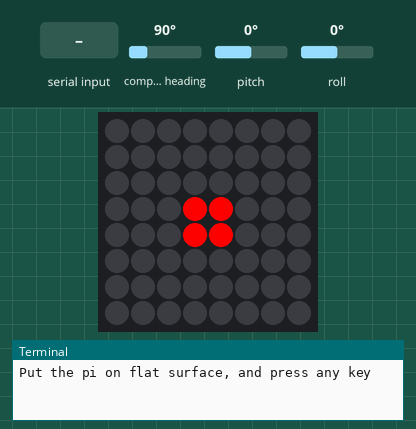
Recording of a program running on a simulated Raspberry Pi (BCM pin numbers) with a Sense HAT. Parts: the Sense HAT's 8×8 RGB LED matrix, the last lines printed to the terminal. The inputs (shaded band) are chosen by the test bench; at power-on: pitch 0°, roll 0°, compass heading 90°. The Sense HAT reports a negative pitch or roll as 360° plus the angle.

Above: at 1.2 s.
1.3 s: "5" typed at the terminal, then Enter
At 2.7 s:
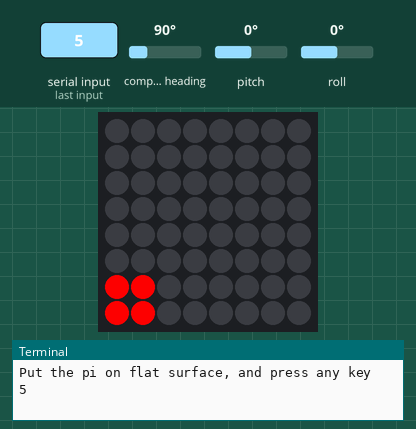
3.0 s: pitch set to -2°
At 4.2 s:
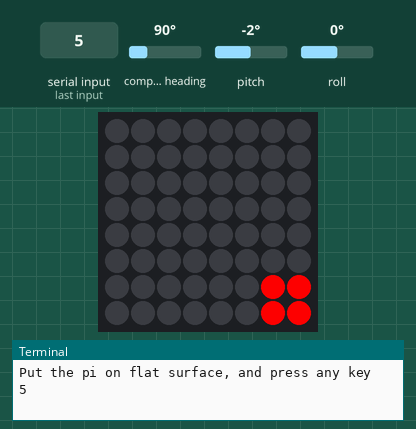
5.1 s: roll set to -2°
At 6.4 s:
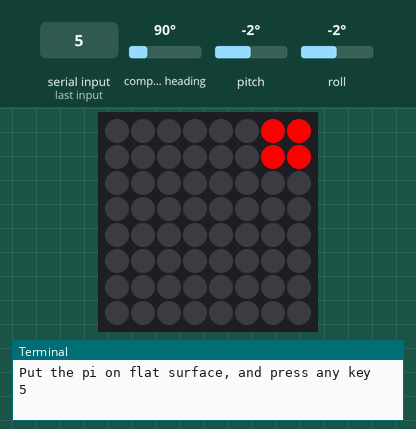
7.0 s: pitch set to 0°
At 8.2 s:
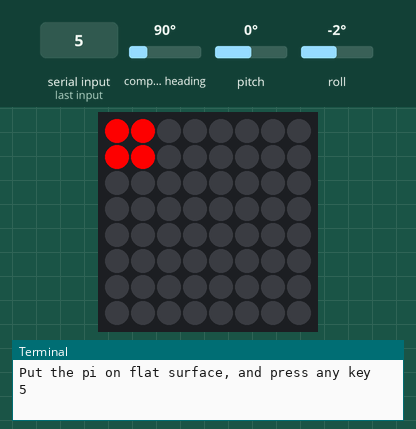
8.9 s: roll set to 0°
At 8.97 s:
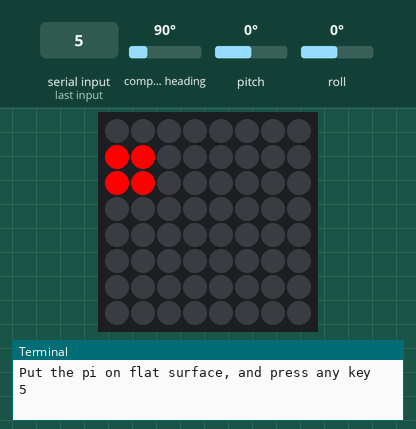
10.8 s: pitch set to -86°
At 11.01 s:
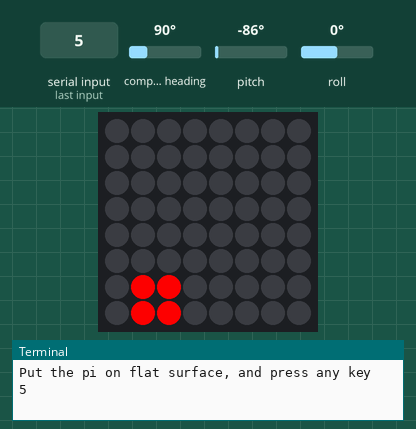
Timing chart, 0 to 13.8 s (numbered marks = the images above; inputs shaded):
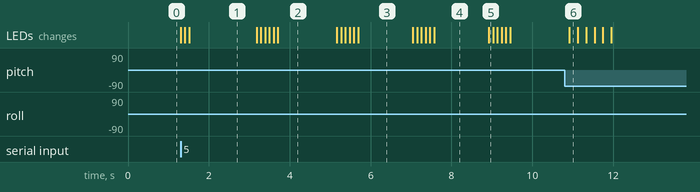

The program:

sh_acc_disp.py
```python
from sense_hat import SenseHat as shat
import time

sh = shat()

sh.set_rotation(0)
sh.clear()

sh.set_imu_config(True, True, True)

pixels = [ [0, 0, 0] for i in range(64)]

#sh.set_pixel()

ball = [ [0,0], [1,0], [0,1], [1,1] ]

imuStartVal = sh.get_orientation_degrees()

ballX = 3.0
ballY = 3.0

def init_imu():
	input("Put the pi on flat surface, and press any key")

def show_ball(x, y, ball):
	for i in range(len(ball)):
		sh.set_pixel(ball[i][0] + int(x), ball[i][1] + int(y), 255, 0, 0)

def convert_imu_vals(o):
	p = (o['pitch'] / 360) * 2 - 1
	if p > -0.5 and p < 0.5:
		p = 0.0

	r = -((o['roll'] / 360) * 2 - 1)
	if r > -0.5 and r < 0.5:
		r = 0.0

	y = (o['yaw'] / 360) * 2 - 1
	return {'pitch' : p, 'roll' : r, 'yaw' : y}

def doPhysics(x, y, o):
	x += o['pitch']
	if x < 0:
		x = 0
	elif x > 6:
		x = 6

	y += o['roll']
	if y < 0:
		y = 0
	elif y > 6:
		y = 6

	return x, y

show_ball(3,3,ball)

init_imu()

while(True):
	ori = convert_imu_vals(sh.get_orientation_degrees())

	ballX,ballY = doPhysics(ballX, ballY, ori)
	sh.clear()
	show_ball(ballX,ballY,ball)

	#t = sh.get_orientation_degrees()

	#print("pitch: {pitch}, roll: {roll}, yaw: {yaw}".format(**t))
	time.sleep(0.1)
```

Measured:
- the behaviour switches between 0 and -1° on pitch (found by bisection; images 1 and 2)
- the behaviour switches between 0 and -1° on roll (found by bisection; images 2 and 3)
- after the input at 1.3 s, the LEDs: first change at once (image 1 shows a later state)
- after the input at 3.0 s, the LEDs: first change after 0.18 s (image 2 shows a later state)
- after the input at 5.1 s, the LEDs: first change after 0.07 s (image 3 shows a later state)
- after the input at 7.0 s, the LEDs: first change after 0.05 s (image 4 shows a later state)
- after the input at 8.9 s, the LEDs: change at once (image 5)
- after the input at 10.8 s, the LEDs: change after 0.11 s (image 6)
